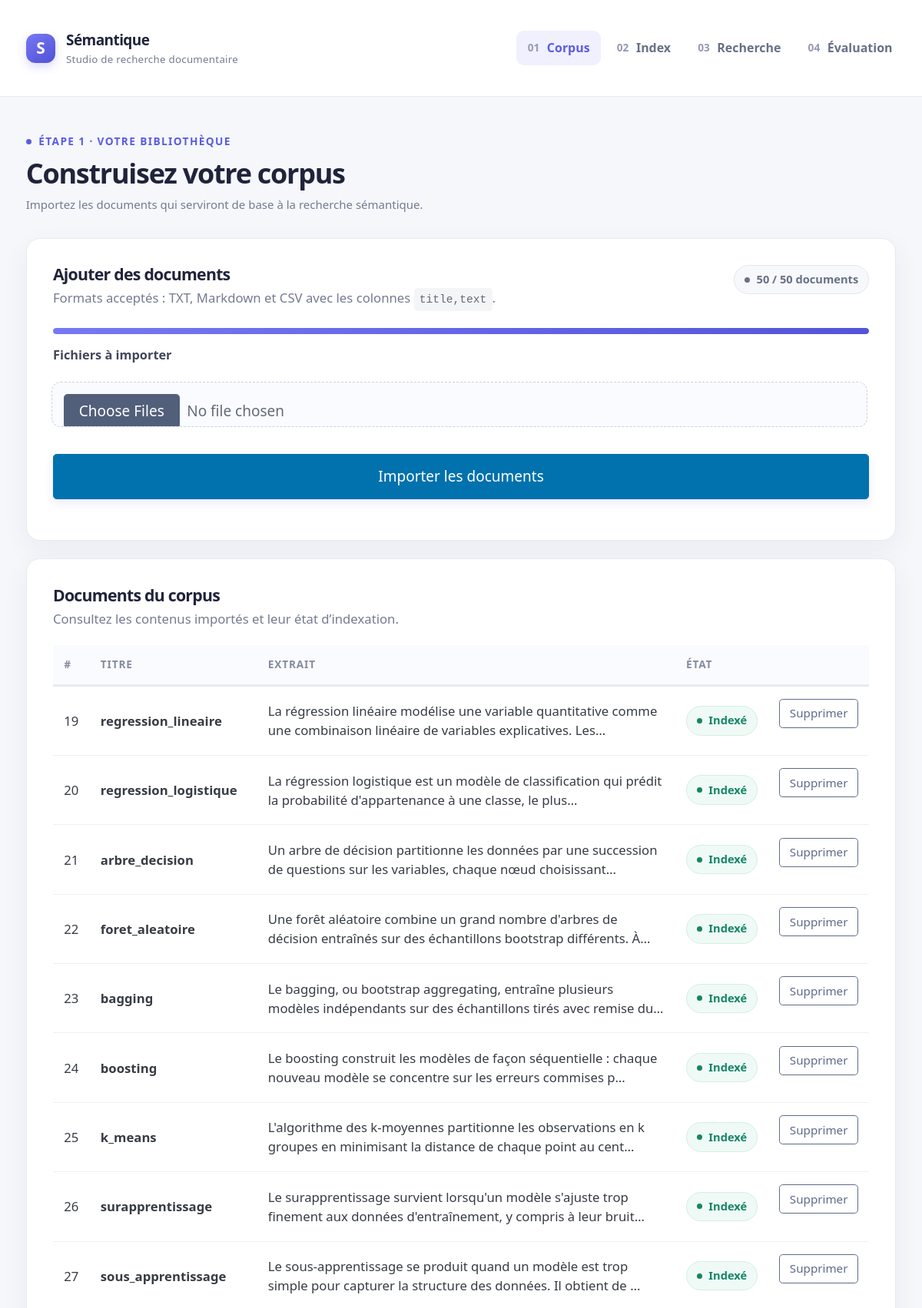
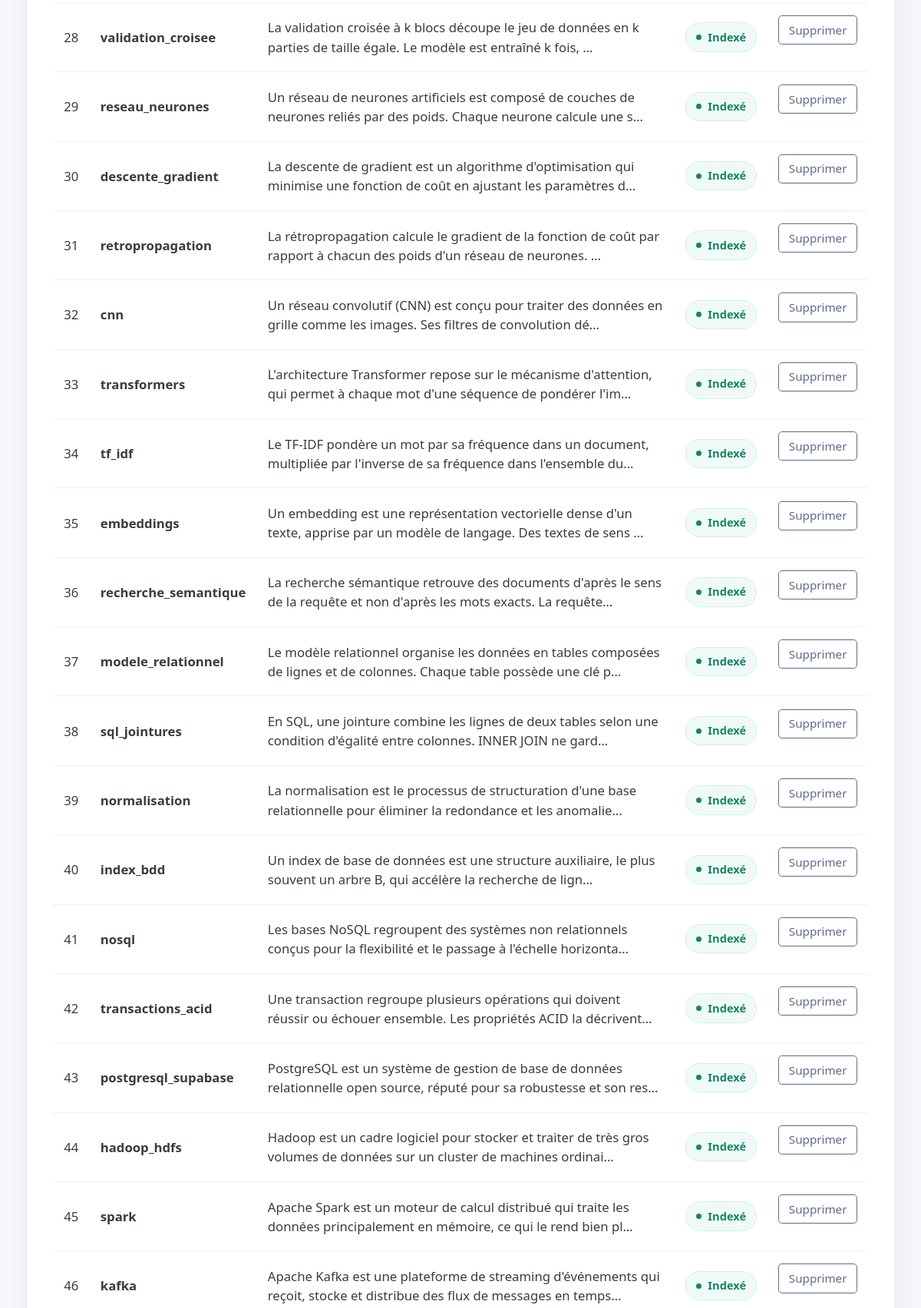
The page / (upper part) on the database its author committed (2 pictures, top to bottom).
### moteur/models.py (models this page shows, shortened)
class Document(models.Model):
    title = models.CharField(max_length=200)
    text = models.TextField()
    embedding = models.BinaryField(null=True, blank=True)  # float32 normalisé
    embed_model = models.CharField(max_length=100, blank=True)
    created = models.DateTimeField(auto_now_add=True)
    class Meta:
        ordering = ["id"]

### moteur/views.py (the view, shortened to what this page needs)
# urls.py: path("", views.documents, name="documents"),
def documents(request):
    return render(request, "moteur/documents.html", {"docs": Document.objects.all()})

### moteur/templates/moteur/documents.html (shortened to what this page needs)
{% extends "moteur/base.html" %}
{% block content %}
<section class="page-heading">
  <div class="eyebrow"><span class="eyebrow-dot"></span> Étape 1 · Votre bibliothèque</div>
  <h1>Construisez votre corpus</h1>
  <p>Importez les documents qui serviront de base à la recherche sémantique.</p>
</section>
<section class="card panel">
  <div class="panel-title">
    <div><h2>Ajouter des documents</h2><p>Formats acceptés : TXT, Markdown et CSV avec les colonnes <code>title,text</code>.</p></div>
    <span class="status status-neutral">{{ docs|length }} / 50 documents</span>
  </div>
  <progress value="{{ docs|length }}" max="50" aria-label="{{ docs|length }} documents sur 50"></progress>
  <form method="post" enctype="multipart/form-data" class="upload-form">
    <label for="corpus-files">Fichiers à importer</label>
    <input id="corpus-files" type="file" name="files" multiple accept=".txt,.md,.csv" required>
    <div><button type="submit">Importer les documents</button></div>
  </form>
</section>
<section class="card panel section-gap">
  <div class="panel-title">
    <div><h2>Documents du corpus</h2><p>Consultez les contenus importés et leur état d’indexation.</p></div>
  </div>
  <div class="table-wrap">
    <table>
      <thead><tr><th>#</th><th>Titre</th><th>Extrait</th><th>État</th><th><span class="sr-only">Actions</span></th></tr></thead>
      <tbody>
        {% for d in docs %}
        <tr>
          <td>{{ d.id }}</td>
          <td><strong>{{ d.title }}</strong></td>
          <td>{{ d.text|truncatechars:120 }}</td>
          <td>{% if d.embedding %}<span class="status status-ok">Indexé</span>{% else %}<span class="status status-neutral">À indexer</span>{% endif %}</td>
          <td>
            <form method="post" action="{% url 'delete_document' d.id %}" onsubmit="return confirm('Supprimer ce document du corpus ?');">
              <button type="submit" class="secondary outline button-small" aria-label="Supprimer {{ d.title }}">Supprimer</button>
            </form>
          </td>
        </tr>
        {% endfor %}
      </tbody>
    </table>
  </div>
</section>
{% endblock %}

### moteur/templates/moteur/base.html (shortened to what this page needs)
<!doctype html>
<html lang="fr">
<head>
  <link rel="stylesheet" href="https://cdn.jsdelivr.net/npm/@picocss/pico@2/css/pico.min.css">
</head>
<body>
<header class="app-header">
  <nav class="app-nav" aria-label="Navigation principale">
    <ul>
      <li>
        <a class="brand" href="{% url 'documents' %}" aria-label="Sémantique, accueil">
          <span class="brand-mark" aria-hidden="true">S</span>
          <span><strong>Sémantique</strong><small>Studio de recherche documentaire</small></span>
        </a>
      </li>
    </ul>
    <ul class="nav-links">
      <li><a href="{% url 'documents' %}" {% if request.resolver_match.url_name == 'documents' or request.resolver_match.url_name == 'delete_document' %}aria-current="page"{% endif %}><span class="nav-step">01</span> Corpus</a></li>
      <li><a href="{% url 'build' %}" {% if request.resolver_match.url_name == 'build' %}aria-current="page"{% endif %}><span class="nav-step">02</span> Index</a></li>
      <li><a href="{% url 'search' %}" {% if request.resolver_match.url_name == 'search' %}aria-current="page"{% endif %}><span class="nav-step">03</span> Recherche</a></li>
      <li><a href="{% url 'evaluation' %}" {% if request.resolver_match.url_name == 'evaluation' or request.resolver_match.url_name == 'delete_question' %}aria-current="page"{% endif %}><span class="nav-step">04</span> Évaluation</a></li>
    </ul>
  </nav>
</header>
<main class="container">
  {% block content %}{% endblock %}
</main>
</body>
</html>

### moteur/templates/moteur/base.html (style rules this page uses)
:root { --primary: #5b5ce2; --primary-hover: #4849c7; --primary-focus: rgba(91, 92, 226, .2); --ink: #20243a; --muted: #747b91; --line: #e8eaf2; --surface: #fff; --canvas: #f5f7fb; --success: #168566; --danger: #c64c61; --radius: 18px; --box-shadow: 0 12px 36px rgba(35, 43, 78, .055); }
html { background: var(--canvas); scroll-behavior: smooth; }
body { color: var(--ink); background: var(--canvas); font-size: 15px; }
a { text-decoration: none; }
.app-header { position: sticky; top: 0; z-index: 5; border-bottom: 1px solid var(--line); background: rgba(255,255,255,.94); backdrop-filter: blur(16px); }
.app-nav { max-width: 1180px; margin: 0 auto; padding: 0 1.25rem; min-height: 72px; }
.brand { display: inline-flex; align-items: center; gap: .75rem; color: var(--ink); font-size: 1rem; letter-spacing: -.03em; }
.brand-mark { display: grid; width: 38px; height: 38px; place-items: center; border-radius: 12px; color: #fff; background: linear-gradient(145deg, #7778f4, #5051d5); font-size: 1.1rem; font-weight: 800; box-shadow: 0 5px 12px rgba(91,92,226,.22); }
.brand small { display: block; margin-top: 1px; color: var(--muted); font-size: .7rem; font-weight: 500; letter-spacing: .02em; }
.nav-links { gap: .35rem; }
.nav-links a { display: inline-flex; align-items: center; gap: .5rem; padding: .55rem .75rem; border-radius: 10px; color: #687087; font-size: .84rem; font-weight: 600; transition: color .18s, background .18s; }
.nav-links a:hover, .nav-links a[aria-current="page"] { color: var(--primary); background: #f0f0ff; }
.nav-step { color: #969bb0; font-size: .72rem; }
main.container { max-width: 1180px; min-height: calc(100vh - 140px); padding: 2.5rem 1.25rem 4rem; }
.page-heading { margin-bottom: 1.7rem; }
.eyebrow { display: flex; align-items: center; gap: .5rem; margin-bottom: .6rem; color: var(--primary); font-size: .72rem; font-weight: 750; letter-spacing: .1em; text-transform: uppercase; }
.eyebrow-dot { width: 7px; height: 7px; border-radius: 50%; background: currentColor; }
h1, h2, h3, h4 { color: var(--ink); letter-spacing: -.035em; }
.page-heading h1 { margin-bottom: .45rem; font-size: clamp(1.75rem, 3vw, 2.25rem); }
.page-heading p { max-width: 660px; margin: 0; color: var(--muted); }
.card, article { border: 1px solid var(--line); border-radius: var(--radius); background: var(--surface); box-shadow: var(--box-shadow); }
.panel { padding: clamp(1.15rem, 3vw, 1.8rem); }
.panel + .panel, .section-gap { margin-top: 1.25rem; }
.panel-title { display: flex; align-items: flex-start; justify-content: space-between; gap: 1rem; margin-bottom: 1.15rem; }
.panel-title h2, .panel-title h3 { margin: 0; font-size: 1.12rem; }
.panel-title p { margin: .3rem 0 0; color: var(--muted); font-size: .88rem; }
.muted, small { color: var(--muted); }
label { color: #41475c; font-size: .86rem; font-weight: 650; }
input[type=file] { padding: .8rem; border: 1px dashed #cfd2e2; border-radius: 12px; background: #fafbff; }
button, [role=button] { min-height: 43px; border-radius: 11px; font-weight: 650; }
button:not(.outline), [role=button]:not(.outline) { box-shadow: 0 5px 12px rgba(91,92,226,.13); }
.button-small { min-height: 34px; padding: .35rem .65rem; font-size: .8rem; }
.status { display: inline-flex; align-items: center; gap: .45rem; padding: .38rem .68rem; border: 1px solid transparent; border-radius: 999px; font-size: .77rem; font-weight: 700; white-space: nowrap; }
.status::before { width: 7px; height: 7px; border-radius: 50%; background: currentColor; content: ""; }
.status-ok { color: var(--success); border-color: #d4eee5; background: #effaf6; }
.status-neutral { color: #697187; border-color: #e5e7ef; background: #f7f8fb; }
progress { height: 8px; overflow: hidden; border-radius: 999px; accent-color: var(--primary); }
table { margin: 0; font-size: .88rem; }
thead th { padding: .8rem .75rem; color: #858ba0; background: #fafbfe; font-size: .72rem; letter-spacing: .06em; text-transform: uppercase; }
tbody td { padding: .85rem .75rem; border-bottom: 1px solid #eff0f5; vertical-align: middle; }
.table-wrap { overflow-x: auto; }
.upload-form { display: grid; gap: .8rem; }

### rows shown on the page
Document: id "19", title "regression_lineaire", text "La régression linéaire modélise une variable quantitative comme une combinaison linéaire de variables explicatives. Les…", shows "Indexé"
Document: id "20", title "regression_logistique", text "La régression logistique est un modèle de classification qui prédit la probabilité d'appartenance à une classe, le plus…", shows "Indexé"
Document: id "21", title "arbre_decision", text "Un arbre de décision partitionne les données par une succession de questions sur les variables, chaque nœud choisissant…", shows "Indexé"
Document: id "22", title "foret_aleatoire", text "Une forêt aléatoire combine un grand nombre d'arbres de décision entraînés sur des échantillons bootstrap différents. À…", shows "Indexé"
Document: id "23", title "bagging", text "Le bagging, ou bootstrap aggregating, entraîne plusieurs modèles indépendants sur des échantillons tirés avec remise du…", shows "Indexé"
Document: id "24", title "boosting", text "Le boosting construit les modèles de façon séquentielle : chaque nouveau modèle se concentre sur les erreurs commises p…", shows "Indexé"
Document: id "25", title "k_means", text "L'algorithme des k-moyennes partitionne les observations en k groupes en minimisant la distance de chaque point au cent…", shows "Indexé"
Document: id "26", title "surapprentissage", text "Le surapprentissage survient lorsqu'un modèle s'ajuste trop finement aux données d'entraînement, y compris à leur bruit…", shows "Indexé"
Document: id "27", title "sous_apprentissage", text "Le sous-apprentissage se produit quand un modèle est trop simple pour capturer la structure des données. Il obtient de …", shows "Indexé"
Document: id "28", title "validation_croisee", text "La validation croisée à k blocs découpe le jeu de données en k parties de taille égale. Le modèle est entraîné k fois, …", shows "Indexé"
Document: id "29", title "reseau_neurones", text "Un réseau de neurones artificiels est composé de couches de neurones reliés par des poids. Chaque neurone calcule une s…", shows "Indexé"
Document: id "30", title "descente_gradient", text "La descente de gradient est un algorithme d'optimisation qui minimise une fonction de coût en ajustant les paramètres d…", shows "Indexé"
Document: id "31", title "retropropagation", text "La rétropropagation calcule le gradient de la fonction de coût par rapport à chacun des poids d'un réseau de neurones. …", shows "Indexé"
Document: id "32", title "cnn", text "Un réseau convolutif (CNN) est conçu pour traiter des données en grille comme les images. Ses filtres de convolution dé…", shows "Indexé"
Document: id "33", title "transformers", text "L'architecture Transformer repose sur le mécanisme d'attention, qui permet à chaque mot d'une séquence de pondérer l'im…", shows "Indexé"
Document: id "34", title "tf_idf", text "Le TF-IDF pondère un mot par sa fréquence dans un document, multipliée par l'inverse de sa fréquence dans l'ensemble du…", shows "Indexé"
Document: id "35", title "embeddings", text "Un embedding est une représentation vectorielle dense d'un texte, apprise par un modèle de langage. Des textes de sens …", shows "Indexé"
Document: id "36", title "recherche_semantique", text "La recherche sémantique retrouve des documents d'après le sens de la requête et non d'après les mots exacts. La requête…", shows "Indexé"
Document: id "37", title "modele_relationnel", text "Le modèle relationnel organise les données en tables composées de lignes et de colonnes. Chaque table possède une clé p…", shows "Indexé"
Document: id "38", title "sql_jointures", text "En SQL, une jointure combine les lignes de deux tables selon une condition d'égalité entre colonnes. INNER JOIN ne gard…", shows "Indexé"
Document: id "39", title "normalisation", text "La normalisation est le processus de structuration d'une base relationnelle pour éliminer la redondance et les anomalie…", shows "Indexé"
Document: id "40", title "index_bdd", text "Un index de base de données est une structure auxiliaire, le plus souvent un arbre B, qui accélère la recherche de lign…", shows "Indexé"
Document: id "41", title "nosql", text "Les bases NoSQL regroupent des systèmes non relationnels conçus pour la flexibilité et le passage à l'échelle horizonta…", shows "Indexé"
Document: id "42", title "transactions_acid", text "Une transaction regroupe plusieurs opérations qui doivent réussir ou échouer ensemble. Les propriétés ACID la décrivent…", shows "Indexé"
Document: id "43", title "postgresql_supabase", text "PostgreSQL est un système de gestion de base de données relationnelle open source, réputé pour sa robustesse et son res…", shows "Indexé"
Document: id "44", title "hadoop_hdfs", text "Hadoop est un cadre logiciel pour stocker et traiter de très gros volumes de données sur un cluster de machines ordinai…", shows "Indexé"
Document: id "45", title "spark", text "Apache Spark est un moteur de calcul distribué qui traite les données principalement en mémoire, ce qui le rend bien pl…", shows "Indexé"
Document: id "46", title "kafka", text "Apache Kafka est une plateforme de streaming d'événements qui reçoit, stocke et distribue des flux de messages en temps…", shows "Indexé"

### other values the page prints
{{ docs|length }} "50"
